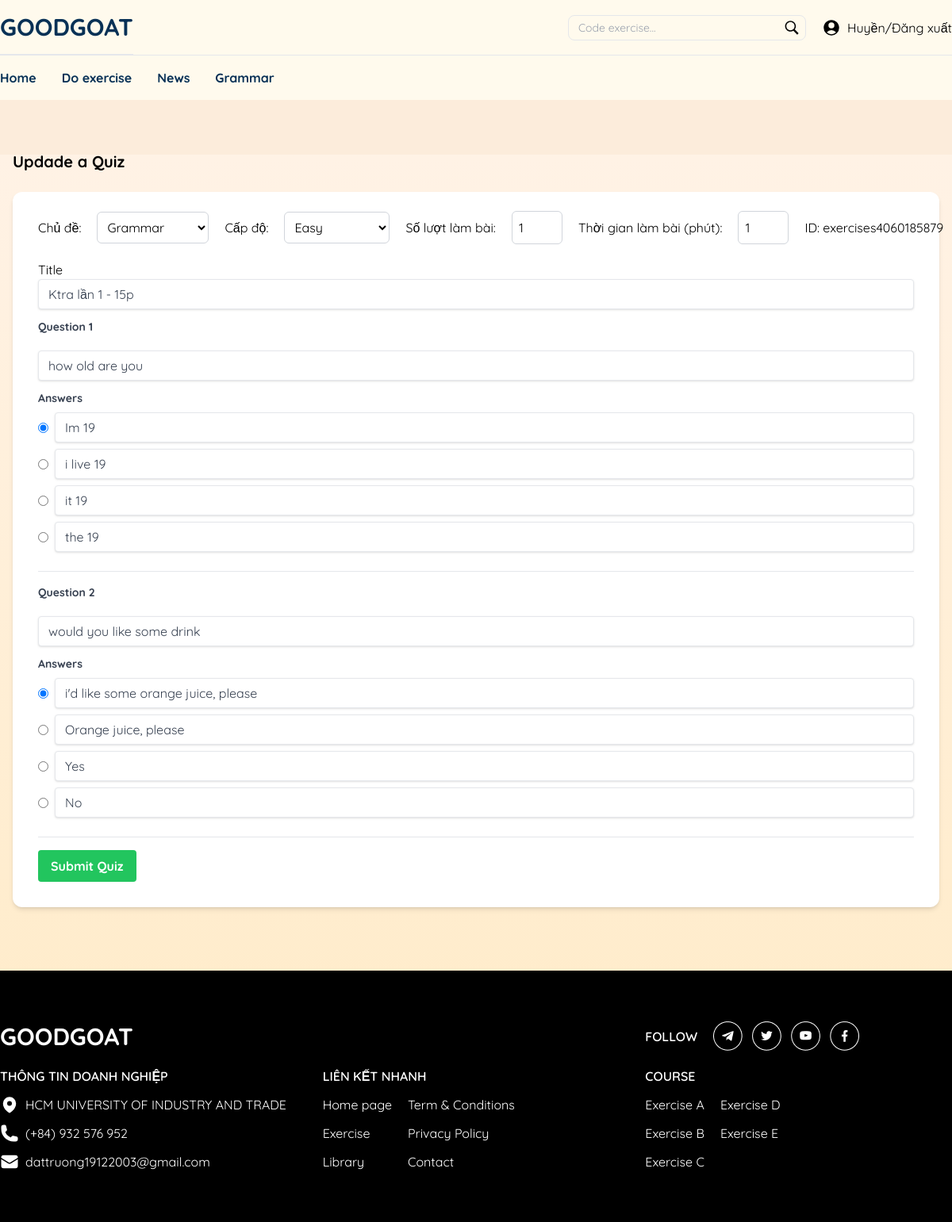
/Nhom3/index.php/exercise/update?id=exercises4060185879 (signed in), run on the app's committed database.
### tables this page shows
CREATE TABLE `exercises` (
  `id` varchar(50) NOT NULL,
  `topic_id` varchar(50) NOT NULL,
  `level_id` varchar(50) NOT NULL,
  `time_limit_minutes` int(11) DEFAULT NULL,
  `has_time_limit` int(11) DEFAULT NULL,
  `user_id` varchar(50) NOT NULL,
  `isDel` bit(1) DEFAULT b'0',
  `title` text NOT NULL
);

CREATE TABLE `topic` (
  `id` varchar(50) NOT NULL,
  `name` varchar(50) DEFAULT NULL,
  `parent_id` varchar(50) DEFAULT NULL
);

CREATE TABLE `level` (
  `id` varchar(50) NOT NULL,
  `name` varchar(50) NOT NULL
);

CREATE TABLE `questions` (
  `id` varchar(50) NOT NULL,
  `question` text NOT NULL,
  `answers` text DEFAULT NULL,
  `exercise_id` varchar(50) NOT NULL,
  `isDel` bit(1) DEFAULT b'0'
);

### Nhom3/Controllers/BaseController.php (called while the page is built, shortened)
<?php
class BaseController
{
   public function view($viewpath, array $data = [])
   {
      require (self::VIEW_FOLDER_NAME . '/' . str_replace(".", "/", $viewpath) . '.php');
   }
}

### Nhom3/index.php (called while the page is built, shortened)
<?php
require './Core/Database.php';
require './Models/BaseModel.php';
require './Controllers/BaseController.php';
$parts = explode('/', $_SERVER['REQUEST_URI']);
$actionName = isset($parts[4]) && $parts[4] != '' ? explode('?', $parts[4])[0] : 'index';
$controllerObject = new $controllerName;
$controllerObject->$actionName();

### Nhom3/Core/Database.php (called while the page is built, shortened)
<?php
class Database
{
   public function connect()
   {
      $connect = mysqli_connect(self::HOST, self::USERNAME, self::PASSWORD, self::DB_NAME);
      mysqli_set_charset($connect, 'utf8');
      if (mysqli_connect_errno() === 0) {
         return $connect;
      }
      return false;
   }
}

### Nhom3/Models/BaseModel.php (called while the page is built, shortened)
<?php
class BaseModel extends Database
{
   protected $connect;
   public function __construct()
   {
      $this->connect = $this->connect();
   }
   public function getTable($TableName, $select = ['*'], $orderBy = [] , $Limit = null)
   {
      $select = implode(",", $select);
      $orderBy = implode(",", $orderBy);
      $sql = "SELECT $select FROM $TableName";
      $sql .= ($orderBy != null) ? " ORDER BY $orderBy" : "";
      $sql .= ($Limit != null) ? " LIMIT $Limit" : "";
      $query = $this->_query($sql);
      $data = [];
      while ($row = mysqli_fetch_assoc($query)) {
         array_push($data, $row);
      }
      return $data;
   }
   public function _query($sql)
   {
      return mysqli_query($this->connect, $sql);
   }
}

### Nhom3/Models/TopicModel.php (called while the page is built, shortened)
<?php
class TopicModel extends BaseModel
{
    public function getAll($select = ['*'], $orderBy = [] , $Limit = null)
    {
        return $this->getTable(self::TABLE, $select, $orderBy, $Limit);
    }
}

### Nhom3/Models/ExerciseModel.php (called while the page is built, shortened)
<?php
class ExerciseModel extends BaseModel
{
    public function findById($id)
    {
        $data = [];
        $query = $this->_query("SELECT * FROM " . self::TABLE . " WHERE id = '$id' AND isDel = 0");
        while ($row = mysqli_fetch_assoc($query)) {
            array_push($data, $row);
        }
        return $data;
    }
}

### Nhom3/Models/LevelModel.php (called while the page is built, shortened)
<?php
class LevelModel extends BaseModel
{
    public function getAll($select = ['*'], $orderBy = [] , $Limit = null)
    {
        return $this->getTable(self::TABLE, $select, $orderBy, $Limit);
    }
}

### Nhom3/Models/QuestionModel.php (called while the page is built, shortened)
<?php
class QuestionModel extends BaseModel
{
    public function getQuestionByExerciseId($id)
    {
        $data = [];
        $query = $this->_query("SELECT * FROM " . self::TABLE . " WHERE exercise_id = '$id'");
        while ($row = mysqli_fetch_assoc($query)) {
            array_push($data, $row);
        }
        return $data;
    }
}

### Nhom3/Views/frontend/exercises/update.php (the view, shortened to what this page needs)
<?php
include "Views/frontend/partitions/header.php";
?>
<section class="relative bg-gradient-exercise min-h-[calc(100vh-133px)]">
    <div class="container mx-auto px-4 py-16 max-w-[80rem]">
        <h1 class="text-xl font-bold mb-6">Updade a Quiz</h1>
        <form id="quizForm" class="bg-white shadow-md rounded-xl px-8 pt-6 pb-8 mb-4 relative">
            <div class="flex gap-5 mb-5 items-center text-nowrap">
                <label for="topic">Chủ đề:</label>
                <select id="topic" name="topic" class="bg-white p-2 border border-gray-300 rounded-md">
                    <?php foreach ($topics as $topic): ?>
                    <option value="<?= $topic['id'] ?>" <?= $topic['id'] == $exercise['topic_id'] ? 'selected' : '' ?>>
                        <?= $topic['name'] ?>
                    </option>
                    <?php endforeach; ?>
                </select>
                <label for="level">Cấp độ:</label>
                <select id="level" name="level" class="bg-white p-2 border border-gray-300 rounded-md">
                    <?php foreach ($levels as $level): ?>
                    <option value="<?= $level['id'] ?>" <?= $level['id'] == $exercise['level_id'] ? 'selected' : '' ?>>
                        <?= $level['name'] ?>
                    </option>
                    <?php endforeach; ?>
                </select>
                <label for="hasLimitTime">Số lượt làm bài:</label>
                <input type="number" id="hasLimitTime" name="hasLimitTime"
                    class="bg-white p-2 border border-gray-300 rounded-md w-16" min="1"
                    value="<?= $exercise['has_time_limit'] ?>">
                <label for="timeLimitMinutes">Thời gian làm bài (phút):</label>
                <input type="number" id="timeLimitMinutes" name="timeLimitMinutes"
                    class="bg-white p-2 border border-gray-300 rounded-md w-16" min="1"
                    value="<?= $exercise['time_limit_minutes'] ?>">
                <span id="Exercise_ID" data-id=<?= $exercise['id'] ?>>ID: <?= $exercise['id'] ?></span>
            </div>
            <div class="mb-3">
                <label for="title"> Title</label>
                <input type="text" name="title" id="title"
                    class="shadow appearance-none border rounded w-full py-2 px-3 text-gray-700 leading-tight focus:outline-none focus:shadow-outline"
                    value="<?= $exercise['title'] ?> "required>
            </div>
            <div id="questionsContainer">
                <?php foreach ($questions as $index => $question): ?>
                <div class="question-block mb-4 border-b border-gray-200 pb-4" id=<?= $question['id'] ?>>
                    <div class="flex justify-between items-end mb-3">
                        <label class="block text-gray-700 text-sm font-bold mb-2">Question <?= $index + 1 ?></label>
                    </div>
                    <input type="text" name="question_<?= $index + 1 ?>" placeholder="Enter your question"
                        class="shadow appearance-none border rounded w-full py-2 px-3 text-gray-700 leading-tight focus:outline-none focus:shadow-outline"
                        value="<?= $question['question'] ?>">
                    <div class="mt-3">
                        <label class="block text-gray-700 text-sm font-bold mb-2">Answers</label>
                        <?php
                            $questionAnswers = json_decode($question['answers'], true);
                            foreach ($questionAnswers as $ansIndex => $answer): ?>
                        <div class="flex items-center mb-2">
                            <input type="radio" name="correct_<?= $index + 1 ?>"
                                value="answer<?= $ansIndex + 1 ?>_<?= $index + 1 ?>" class="mr-2"
                                <?= $answer['isCorrect'] == 1 ? 'checked' : '' ?>>
                            <input type="text" name="answer<?= $ansIndex + 1 ?>_<?= $index + 1 ?>"
                                placeholder="Answer <?= $ansIndex + 1 ?>"
                                class="answer-input shadow appearance-none border rounded w-full py-2 px-3 text-gray-700 leading-tight focus:outline-none focus:shadow-outline"
                                value="<?= $answer['answer'] ?>">
                        </div>
                        <?php endforeach; ?>
                    </div>
                </div>
                <?php endforeach; ?>
            </div>
            <input type="submit" value="Submit Quiz"
                class="bg-green-500 hover:bg-green-700 text-white font-bold py-2 px-4 rounded right-0 relative">
        </form>
    </div>
</section>
<?php include "Views/frontend/partitions/footer.php"; ?>

### data on the page
exercises: topic "Grammar", level "Easy", hasLimitTime "1", timeLimitMinutes "1", id "exercises4060185879", title "Ktra lần 1 - 15p"
questions: question "how old are you", answer "Im 19", answer "i live 19", answer "it 19", answer "the 19"
questions: question "would you like some drink", answer "i'd like some orange juice, please", answer "Orange juice, please", answer "Yes", answer "No"

### other printed values
$_COOKIE['user_displayName'] "Huyền"
